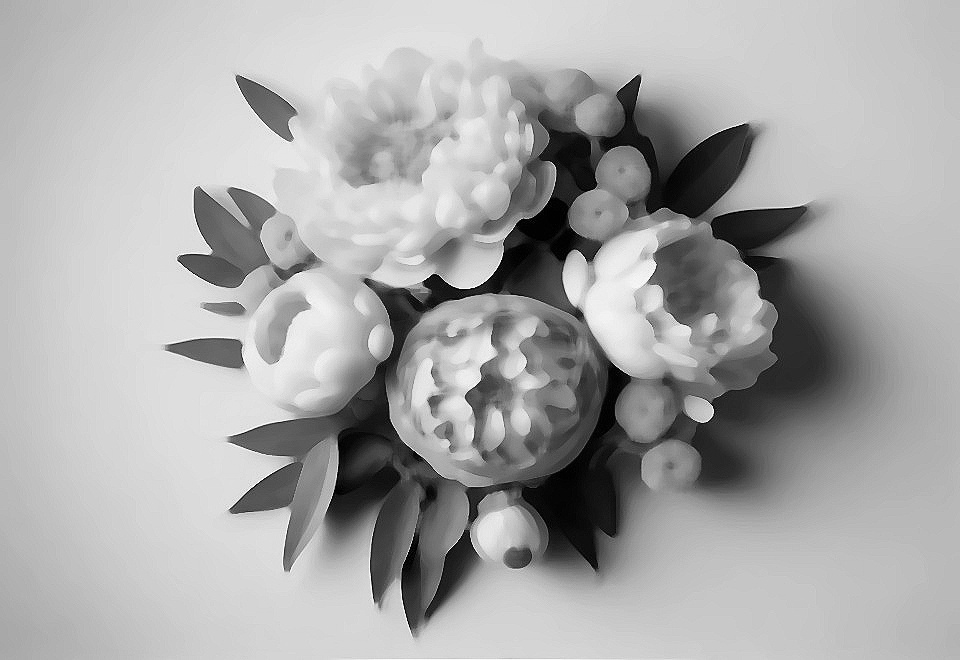
#> input picture Components/60tv/ip.jpg, 960 x 660 px
$ python -i src.py   (imports and definitions only)
#> lines starting #> are read from the running program, lines starting #| are printed output that depends on the picture; after the words box and inside, x2 and y2 are one past the last pixel; in counts of white or black regions, pixels touching at a corner belong together
#> further down, picture is the input picture: shape (660, 960, 3); min 0, max 255, mean 168.9
import cv2
import numpy as np

def extract_contours(image, color=(0,255,0)):

    # If image does not have 2 channels (it is not grayscale)
#> called with color = (0, 255, 0)
    if image.ndim != 2:
        try:
            # Convert colored image to grayscale
            grayscale = cv2.cvtColor(image, cv2.COLOR_BGR2GRAY)
        except Exception as e:
            # Return exception if image is neither grayscale nor colored
            return e
    else:
        grayscale = image.copy()

    # Apply thresholding to convert the image to binary
    _, threshold = cv2.threshold(grayscale, 127, 255, cv2.THRESH_BINARY)
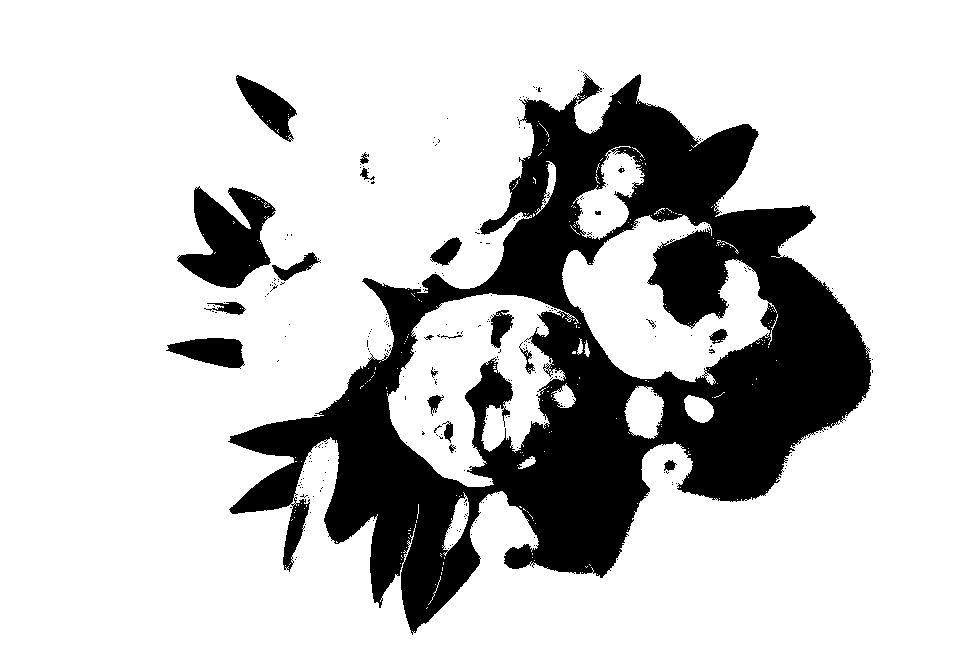
#> threshold: shape (660, 960); 78.7% white; 283 black regions (261 under 20 px)

    # Find contours in the binary image
    contours, _ = cv2.findContours(threshold,cv2.RETR_TREE,cv2.CHAIN_APPROX_NONE)
#> contours = 1012 contours, 975 with area under 20; largest, box (x1, y1, x2, y2) and area: (0, 0, 960, 660) 631981, (227, 73, 872, 636) 169782, (387, 293, 579, 487) 19898, (562, 215, 777, 385) 17719, (176, 185, 277, 289) 5910

    # Draw contours on a blank canvas
    canvas = np.zeros_like(image)
    cv2.drawContours(canvas, contours, -1, color, 1)
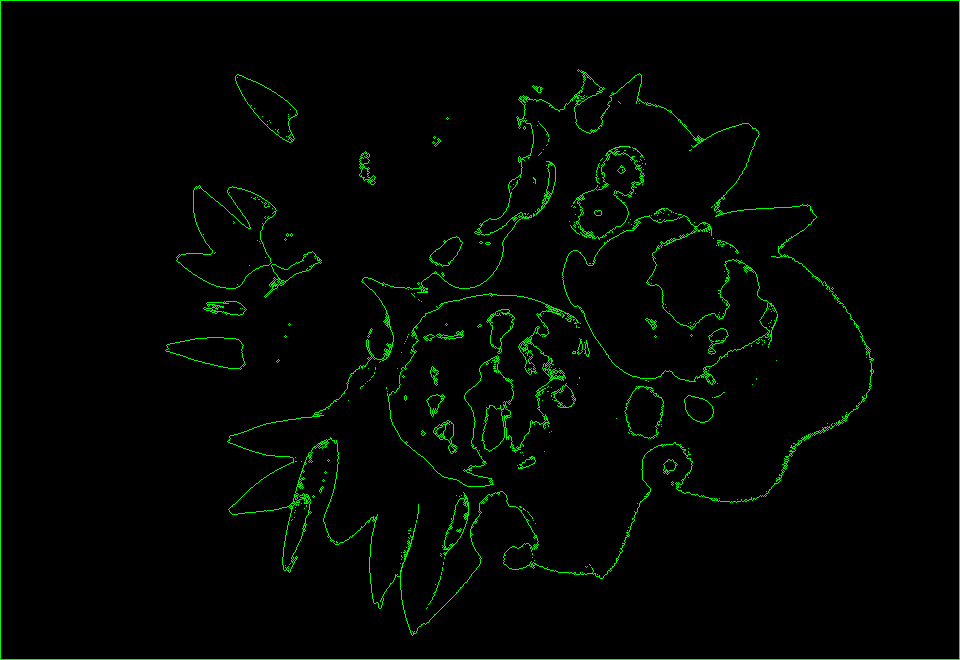
#> canvas: shape (660, 960, 3); mean of channels 0, 1, 2 0, 5.8, 0; drawn as B, G, R

    return canvas

>>> import cv2
>>> picture = cv2.imread('../../../60tv/ip.jpg')
>>> result = extract_contours(picture)
